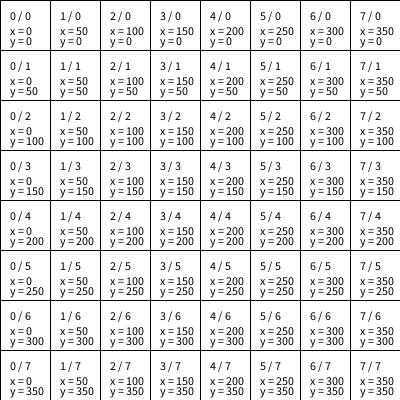
Frame 1 (no input)
Frame 60 (the mouse pressed at the canvas centre just before this capture): identical to frame 1, image omitted
Frame 120 (the mouse held since frame 60 and released just before this capture): identical to frame 1, image omitted

The Processing sketch that drew this single still picture (run headless with seeded random() and noise(); from frame 60 on, the mouse is pressed at the canvas centre):

// Processing sketch: ej12b_grilla_indices
// ── ej12b_grilla_indices.pde

int tam;
int c;  //cantidad

void setup(){
  size( 400, 400 );
  
  c = 8;           //cantidad de cuadrados por fila
  tam = width / c;  //tamaño se ajusta a la cantidad de iteraciones = cantidad de cuadrados
}

void draw(){
  //ejercicio 3: FOR ANIDADO
  for( int x = 0 ; x < c ; x++ ){  //maneja las columnas
    for( int y = 0 ; y < c ; y++ ){  //maneja las filas
      fill( 255 );
      rect( x*tam, y*tam, tam, tam );
      
      //indices
      fill( 0 );
      text( x + " / " + y, x*tam+10, y*tam+20 );
      
      //coordenadas
      fill( 0 );
      text( "x = " + x*tam, x*tam+10, y*tam+35 );
      text( "y = " + y*tam, x*tam+10, y*tam+45 );
    }
  }
    
}
